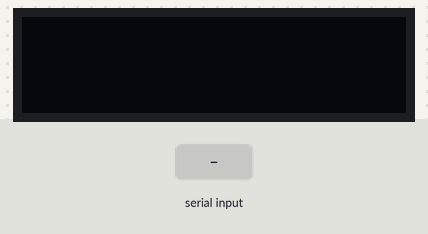
Simulated run of this sketch. Board: ESP32. Parts: 128×32 one-colour display. The test bench sets the inputs (shaded band). Nothing arrives over Bluetooth unless stated.

Above: at 1.2 s.
1.3 s: "1\n" received over the second serial link
At 1.8 s:
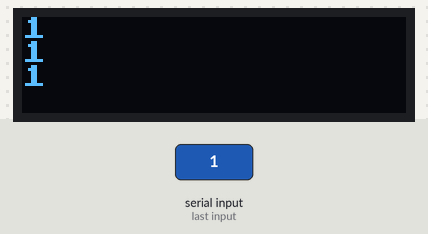
2.8 s: "0\n" received over the second serial link
At 4.0 s:
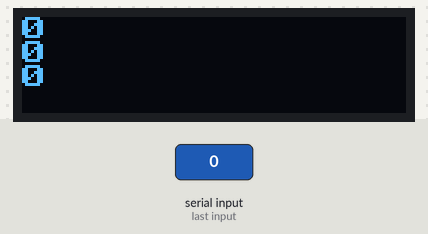
4.3 s: "2\n" received over the second serial link
At 5.2 s:
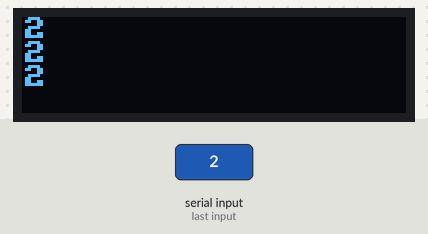
Timing chart, 0 to 7.3 s (numbered marks = the images above; inputs shaded):
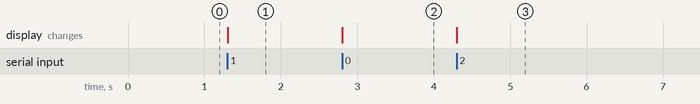

The sketch:

ChallengeWeatherWatch.ino
```cpp
void setup() {
  setupCommunication();
  setupDisplay();
}

void loop() {
  String message = receiveMessage();
  if(message != "") {
    writeDisplayCSV(message, 2);
  }
}
```

Comm.ino
```cpp
#define USE_BT 1

/*
 * This block allows us to use "Ser" throughout our codebase.
 * This makes the code to be protocol-agnostic.
 * Whether using Bluetooth or USB Serial, we will reference it as Ser.
 */
#if USE_BT
  #include "BluetoothSerial.h"
  BluetoothSerial BTSerial;     // instantiate a BT object
  #define Ser BTSerial          // substitute Ser for SerialBT
#else
  #define Ser Serial            // substitute Ser for Serial
#endif

/*
 * Initialize the communication protocol (either HW Serial or BT)
 */
void setupCommunication() {
  #if USE_BT
    Ser.begin("SikGaek"); // any unique name for BT
  #else
    Ser.begin(115200);
  #endif
}

/*
 * Receive a message one character at a time, stopping at a newline ('\n')
 */
String receiveMessage() {
  String message = "";
  if (Ser.available() > 0) {
    while (true) {
      char c = Ser.read();
      if (c != char(-1)) {
        if (c == '\n')
          break;
        message += c;
      }
    }
  }
  return message;
}
```

Display.ino
```cpp
// OLED Library includes
#include "U8x8lib.h" // include the fast graphics library
#include "Wire.h"    // include the I2C library

/*
 * Instantiate the display object "oled" and reset it using the
 * predefined argument "U8X8_PIN_NONE"
 * NOTE: if you have trouble with this constructor call, your OS
 * might require that you specify the I2C pins (22 and 23) as
 * arguments. If that is the case, you would change the call to this:
 * U8X8_SSD1306_128X32_UNIVISION_HW_I2C oled(U8X8_PIN_NONE, 22, 23);
 */
U8X8_SSD1306_128X32_UNIVISION_HW_I2C oled(U8X8_PIN_NONE);

// Clear the display no more than once per second
const int MAX_REFRESH = 1000;
unsigned long lastClear = 0;

void setupDisplay() {
    oled.begin(); // Initializes u8x8 object
    oled.setPowerSave(0); // Makes sure OLED doesn't go to sleep
    oled.setFont(u8x8_font_amstrad_cpc_extended_r); // Set the font
    oled.setCursor(0, 0); //Sets the cursor at the top left corner
}

void writeDisplay(const char * message, int row, bool erase) {
    unsigned long now = millis();
    //if erase is true and it's been longer than MAX_REFRESH (1s)
    if(erase && (millis() - lastClear >= MAX_REFRESH)) {
        oled.clearDisplay();
        lastClear = now;
    }
    oled.setCursor(0, row);
    oled.print(message);
}
void writeDisplayCSV(String message, int commaCount) {
     int startIndex = 0;
     for(int i=0; i<=commaCount; i++) {
          // find the index of the comma and store it in startIndex
          int index = message.indexOf(',', startIndex);

          // take everything in the string up until the comma
          String subMessage = message.substring(startIndex, index);

          startIndex = index + 1; // skip over the comma

          // Write the substring onto the OLED!
          writeDisplay(subMessage.c_str(), i, false);
     }
}
```

Measured:
- after the input at 1.3 s, the display: first changes at once (image 1 shows a later state)
- after the input at 2.8 s, the display: first changes at once (image 2 shows a later state)
- after the input at 4.3 s, the display: first changes at once (image 3 shows a later state)
